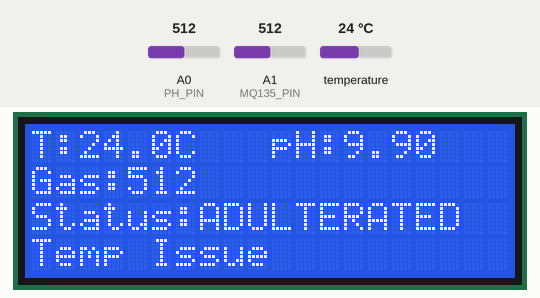
The sketch below on a simulated Arduino Uno, built with avr-gcc and run on an emulated ATmega328P. On the bench: 20×4 character LCD. The inputs (shaded band) are chosen by the test bench; at power-on: temperature 24 °C, A0 (PH_PIN) = 512, A1 (MQ135_PIN) = 512. What the sketch prints to the serial monitor is not drawn.

Above: at 3.3 s.
3.4 s: temperature set to 25.7 °C
At 4.3 s:
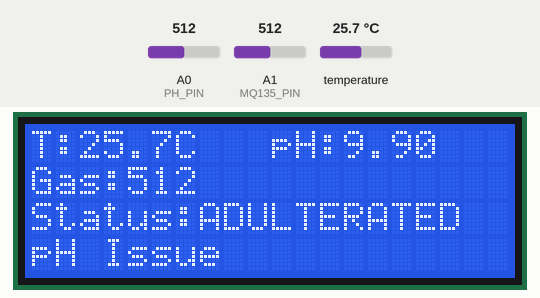
5.4 s: A0 (PH_PIN) set to 716
At 7.0 s:
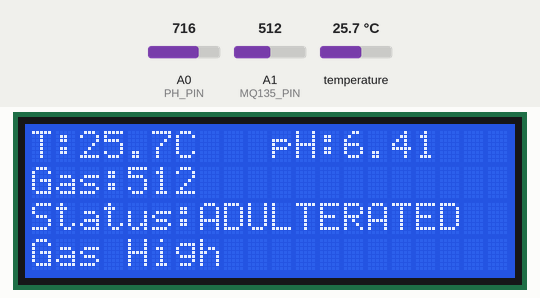
9.4 s: A1 (MQ135_PIN) set to 318
At 10.0 s:
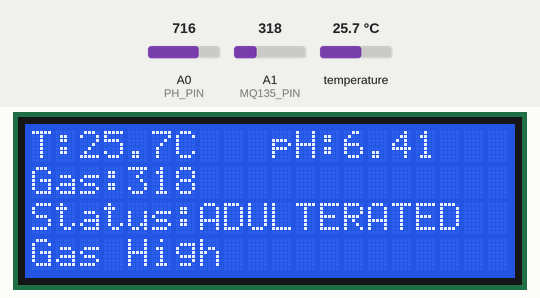
10.9 s: A1 (MQ135_PIN) set to 285
At 12.5 s:
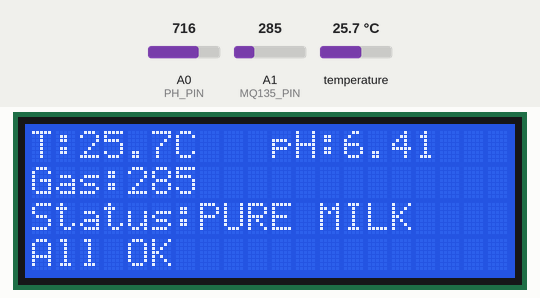
14.9 s: temperature set to 12 °C
At 16.4 s:
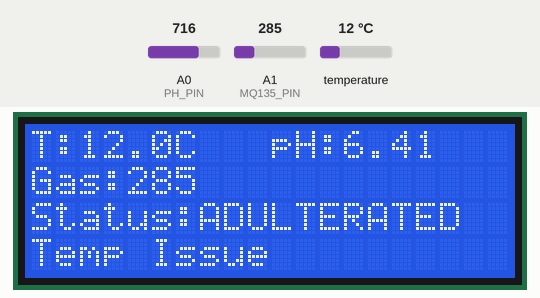
17.3 s: temperature set to 28 °C
At 19.0 s:
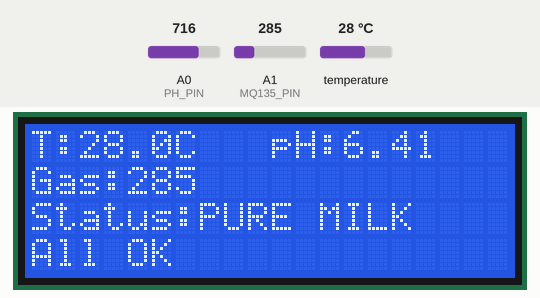
Timing chart, 0 to 20.5 s (numbered marks = the images above; inputs shaded):
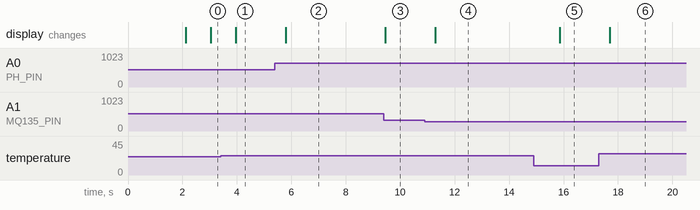

The sketch:

milk_adulteration_detection.ino
```cpp
#include <Wire.h>
#include <LiquidCrystal_I2C.h>
#include <OneWire.h>
#include <DallasTemperature.h>

// -------- LCD --------
LiquidCrystal_I2C lcd(0x27, 20, 4);

// -------- PINS --------
#define PH_PIN A0
#define MQ135_PIN A1
#define ONE_WIRE_BUS 2

// -------- TEMP SENSOR --------
OneWire oneWire(ONE_WIRE_BUS);
DallasTemperature sensors(&oneWire);

// -------- CALIBRATION --------
float neutralVoltage = 3.33;
float slope = 3.5;

// -------- STANDARD VALUES --------
#define TEMP_MIN 25
#define TEMP_MAX 35
#define PH_MIN 6.4
#define PH_MAX 7.0
#define GAS_MAX 300 // only upper limit

void setup() {
  Serial.begin(9600);

  lcd.init();
  lcd.backlight();

  sensors.begin();

  lcd.setCursor(0, 0);
  lcd.print("Milk Quality Sys");

  lcd.setCursor(0, 1);
  lcd.print("Initializing...");

  delay(2000);
  lcd.clear();
}

void loop() {

  // -------- TEMPERATURE --------
  sensors.requestTemperatures();
  float temperature = sensors.getTempCByIndex(0);

  // -------- pH SENSOR --------
  float sum = 0;

  for (int i = 0; i < 10; i++) {
    sum += analogRead(PH_PIN);
    delay(10);
  }

  float avg = sum / 10.0;
  float voltage = avg * (5.0 / 1023.0);
  float pHValue = 7 - (voltage - neutralVoltage) * slope;

  // -------- MQ135 --------
  int gasValue = analogRead(MQ135_PIN);

  // -------- STATUS & REASON --------
  String status = "PURE MILK";
  String reason = "All OK";

  if (temperature < TEMP_MIN || temperature > TEMP_MAX) {
    status = "ADULTERATED";
    reason = "Temp Issue";
  }
  else if (pHValue < PH_MIN || pHValue > PH_MAX) {
    status = "ADULTERATED";
    reason = "pH Issue";
  }
  else if (gasValue > GAS_MAX) {
    status = "ADULTERATED";
    reason = "Gas High";
  }

  // -------- LCD DISPLAY --------
  lcd.clear();

  lcd.setCursor(0, 0);
  lcd.print("T:");
  lcd.print(temperature, 1);
  lcd.print("C");

  lcd.setCursor(10, 0);
  lcd.print("pH:");
  lcd.print(pHValue, 2);

  lcd.setCursor(0, 1);
  lcd.print("Gas:");
  lcd.print(gasValue);

  lcd.setCursor(0, 2);
  lcd.print("Status:");
  lcd.print(status);

  lcd.setCursor(0, 3);
  lcd.print(reason);

  // -------- SERIAL OUTPUT --------
  Serial.println("------ MILK ANALYSIS ------");

  Serial.print("Temperature: ");
  Serial.println(temperature);

  Serial.print("pH Value: ");
  Serial.println(pHValue);
}
```

Measured:
- the behaviour switches between 24.9 and 25 °C on temperature (found by bisection; images 0 and 1)
- the behaviour switches between 301 and 300 on A1 (MQ135_PIN) (found by bisection; images 3 and 4)
- after the input at 3.4 s, the display: changes after 0.55 s (image 1)
- after the input at 5.4 s, the display: changes after 0.39 s (image 2)
- after the input at 9.4 s, the display: changes after 0.06 s (image 3)
- after the input at 10.9 s, the display: changes after 0.39 s (image 4)
- after the input at 14.9 s, the display: changes after 0.97 s (image 5)
- after the input at 17.3 s, the display: changes after 0.40 s (image 6)
